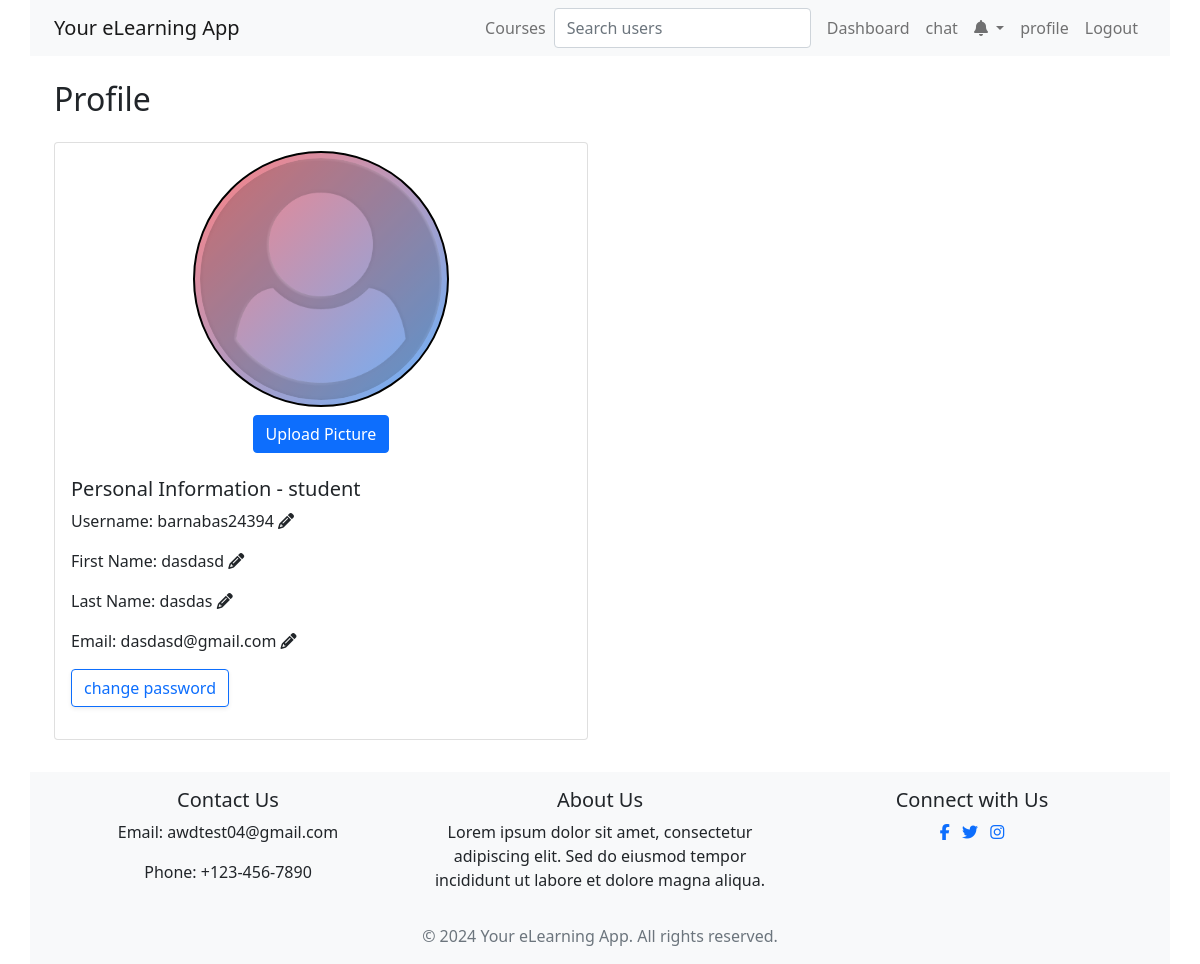
/profile/ (signed in), run on the app's committed database.
### users/models.py (models this page shows, shortened)
class User(AbstractUser):
    STUDENT = "student"
    TEACHER = "teacher"
    USER_TYPE_CHOICES = [
        (STUDENT, _("Student")),
        (TEACHER, _("Teacher")),
    ]
    user_type = models.CharField(
        _("User type"),
        max_length=20,
        choices=USER_TYPE_CHOICES,
        default=STUDENT,
    )
    photo = models.ImageField(
        upload_to=profile_picture_upload_path,
        null=True,
        blank=True,
        default="/photos/default_profile_picture.png",
    )
    date_of_birth = models.DateField(_("Date of Birth"), null=True, blank=True)
    first_name = models.CharField(_("First name"), max_length=30)
    last_name = models.CharField(_("Last name"), max_length=150)
    email = models.EmailField(
        _("Email address"), max_length=254, unique=True
    )  # Make email field unique
    username = models.CharField(_("Username"), max_length=150, unique=True)
    USERNAME_FIELD = "username"
    REQUIRED_FIELDS = ["email", "first_name", "last_name", "date_of_birth", "user_type"]
    class Meta:
        verbose_name = _("User")
        verbose_name_plural = _("Users")
        unique_together = ["username", "email"]

### users/views.py (the view, shortened to what this page needs)
# urls.py: path("profile/", ProfileView.as_view(), name="profile"),
class ProfileView(View):
    @method_decorator(custom_login_required)
    def dispatch(self, request, *args, **kwargs):
        return super().dispatch(request, *args, **kwargs)
    def get(self, request, *args, **kwargs):
        user = request.user
        return render(
            request,
            "user/profile.html",
            {"user": user, "profileForm": ProfilePictureForm},
        )

### courses/templates/user/profile.html (shortened to what this page needs)
{% extends '../base/base.html' %}
{% load static %}
{% block content %}
  <div class="container">
    <h2 class="mt-4 mb-4">Profile</h2>
    <div class="row">
      <div class="col-md-6 mb-3">
        <div class="card">
          <div class="container d-flex flex-column align-items-center justify-content-center my-2">
            <div class="profile-picture">
              {% if user.photo %}
                <img src="{{ user.photo.url }}" alt="{{ user.username }}'s Profile Picture" class="profile-img" />
              {% else %}
                <img src="{% static 'img/default_profile_picture.png' %}" alt="Default Profile Picture" class="profile-img" />
              {% endif %}
            </div>
            <button type="button" class="btn btn-primary mt-2" data-bs-toggle="modal" data-bs-target="#uploadPictureModal">Upload Picture</button>
          </div>
          <div class="card-body">
            <h5 class="card-title">Personal Information - {{ user.user_type }}</h5>
            <p class="card-text">
              <label for="username">Username:</label>
              <span id="username" contenteditable="false">{{ user.username }}</span>
              <i class="fas fa-pencil-alt edit-icon" data-field="username"></i>
            </p>
            <p class="card-text">
              <label for="first_name">First Name:</label>
              <span id="first_name" contenteditable="false">{{ user.first_name }}</span>
              <i class="fas fa-pencil-alt edit-icon" data-field="first_name"></i>
            </p>
            <p class="card-text">
              <label for="last_name">Last Name:</label>
              <span id="last_name" contenteditable="false">{{ user.last_name }}</span>
              <i class="fas fa-pencil-alt edit-icon" data-field="last_name"></i>
            </p>
            <p class="card-text">
              <label for="email">Email:</label>
              <span id="email" contenteditable="false">{{ user.email }}</span>
              <i class="fas fa-pencil-alt edit-icon" data-field="email"></i>
            </p>
            <button id="changePassBtn" type="button"
                    class="btn text-primary border border-primary mb-3 shadow-sm" data-bs-toggle="modal"
                    data-bs-target="#updatePassModal">
              <span>change password</span>
            </div>
          </div>
        </div>
      </div>
{% endblock %}

### courses/static/css/styles.css (style rules this page uses)
body { font-family: Arial, sans-serif; margin: 0; padding: 0; }
.profile-picture { width: 16rem; height: 16rem; }
.profile-picture-sm, .profile-picture-md, .profile-picture, .profile-picture-xl { border-radius: 50%; overflow: hidden; border: 2px solid black; background-image: linear-gradient(to bottom right, #ff8080, #66b3ff); }
.profile-img { width: 100%; height: 100%; object-fit: cover; border-radius: 50%; border: 5px solid transparent; }

### data on the page
User: photo (placeholder picture), user_type "student", username "barnabas24394", first_name "dasdasd", last_name "dasdas", email "dasdasd@gmail.com"
